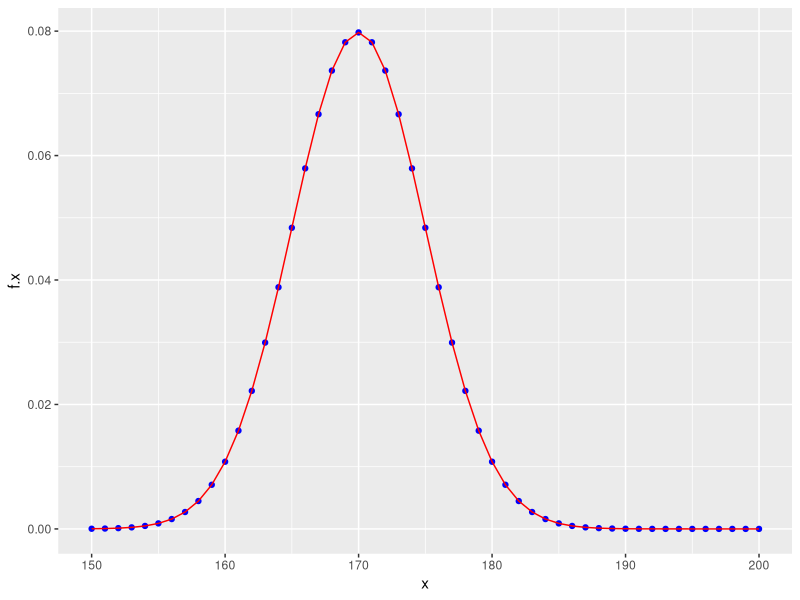

Source code (R):
e=exp(1)
e
pi
media=170
desv=5
x=170
# Calcular la densidad de una distribucion normal cuando x tiene valor especifico
numerador <- e^(-(x - media)^2 / (2 * desv^2))
denominador <- desv * sqrt(2 * pi)
prob <- numerador / denominador
prob
# Calcular la probabilidad con la funcion de dnorm
dnorm(x = 150:200,mean = media,sd = desv)
# Graficar la densidad con gplot
datos=data.frame(x=150:200,f.x=dnorm(x = 150:200,mean = media,sd = desv))
datos
library(ggplot2)
ggplot(data = datos,aes(x = x,y=f.x))+
  geom_point(color="blue")+
  geom_line(color="red")
# Calcular probabilidades acumuladas con pnorm
# Probabilidad acumulada con personas que miden 160
acum=pnorm(q = 160,mean = media,sd = desv)
acum
# Agregar el valor acumulado a data_frame
datos=data.frame(x=150:200,f.x=dnorm(x = 150:200,mean = media,sd = desv),
                 F.x=pnorm(q=150:200,mean=media,sd=desv))
datos
pnorm(q=160,mean=media,sd=desv,lower.tail = FALSE)
1-pnorm(q=160,mean=media,sd=desv)

# Generar numeros aleatorios de una distribucion normal
estaturas=rnorm(n = 100,mean = media,sd=desv)
estaturas
mean(estaturas)
# Obtener el valor x a partir de un  acumulada
qnorm(p = .5,mean = media,sd=desv)

pnorm(30,mean = 25,sd = 6)-pnorm(20,mean = 25,sd = 6)